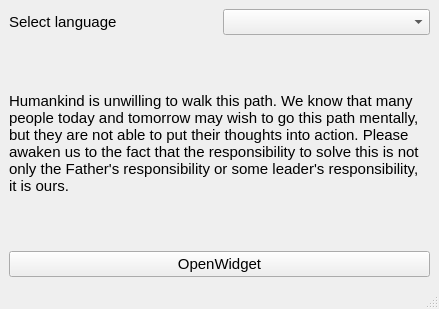
<?xml version="1.0" encoding="UTF-8"?>
<ui version="4.0">
 <class>MainWindow</class>
 <widget class="QMainWindow" name="MainWindow">
  <property name="geometry">
   <rect>
    <x>0</x>
    <y>0</y>
    <width>439</width>
    <height>309</height>
   </rect>
  </property>
  <property name="font">
   <font>
    <pointsize>11</pointsize>
   </font>
  </property>
  <property name="windowTitle">
   <string>MainWindow</string>
  </property>
  <widget class="QWidget" name="centralwidget">
   <layout class="QVBoxLayout" name="verticalLayout">
    <item>
     <layout class="QHBoxLayout" name="horizontalLayout">
      <item>
       <widget class="QLabel" name="label">
        <property name="text">
         <string>Select language</string>
        </property>
       </widget>
      </item>
      <item>
       <widget class="QComboBox" name="comboBox"/>
      </item>
     </layout>
    </item>
    <item>
     <spacer name="verticalSpacer_2">
      <property name="orientation">
       <enum>Qt::Vertical</enum>
      </property>
      <property name="sizeHint" stdset="0">
       <size>
        <width>20</width>
        <height>41</height>
       </size>
      </property>
     </spacer>
    </item>
    <item>
     <widget class="QLabel" name="label_2">
      <property name="text">
       <string>Humankind is unwilling to walk this path. We know that many people today and tomorrow may wish to go this path mentally, but they are not able to put their thoughts into action. Please awaken us to the fact that the responsibility to solve this is not only the Father's responsibility or some leader's responsibility, it is ours.</string>
      </property>
      <property name="alignment">
       <set>Qt::AlignLeading|Qt::AlignLeft|Qt::AlignVCenter</set>
      </property>
      <property name="wordWrap">
       <bool>true</bool>
      </property>
      <property name="textInteractionFlags">
       <set>Qt::NoTextInteraction</set>
      </property>
     </widget>
    </item>
    <item>
     <spacer name="verticalSpacer">
      <property name="orientation">
       <enum>Qt::Vertical</enum>
      </property>
      <property name="sizeHint" stdset="0">
       <size>
        <width>20</width>
        <height>41</height>
       </size>
      </property>
     </spacer>
    </item>
    <item>
     <widget class="QPushButton" name="btnOpen">
      <property name="text">
       <string>OpenWidget</string>
      </property>
     </widget>
    </item>
   </layout>
  </widget>
  <widget class="QMenuBar" name="menubar">
   <property name="geometry">
    <rect>
     <x>0</x>
     <y>0</y>
     <width>439</width>
     <height>26</height>
    </rect>
   </property>
  </widget>
  <widget class="QStatusBar" name="statusbar"/>
 </widget>
 <resources/>
 <connections/>
</ui>
